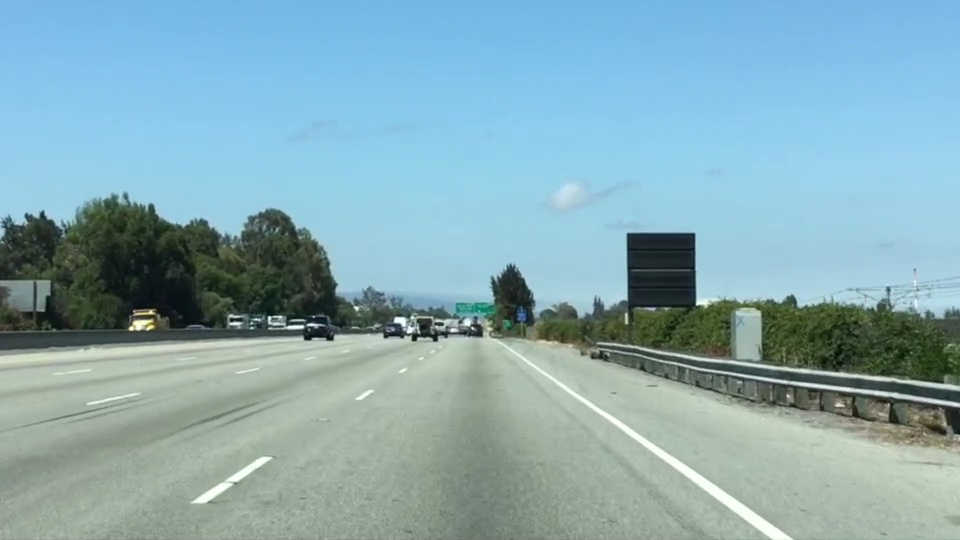
#> input picture color_detection/image_lane_c.jpg, 960 x 540 px, given in place of the camera
$ jupyter execute edge_detection_webcam.ipynb   (older library calls are emulated)
#> lines starting #> are read from the running program, lines starting #| are printed output that depends on the picture; after the words box and inside, x2 and y2 are one past the last pixel; in counts of white or black regions, pixels touching at a corner belong together
#> further down, frame is the input picture: shape (540, 960, 3); mean B, G, R 179.2, 171.1, 135.5
[cell 1]
import matplotlib.pyplot as plt
import matplotlib.image as mpimg
import numpy as np
import cv2

[cell 2]
def LiveCamEdgeDetection_canny(image_color):
    threshold1=30
    threshold2=80

    img_gray=cv2.cvtColor(image_color,cv2.COLOR_BGR2GRAY)
    canny=cv2.Canny(img_gray,threshold1,threshold2)

    return canny

[cell 3]
def LiveCamEdgeDetection_Laplace(image_color):


    img_gray=cv2.cvtColor(image_color,cv2.COLOR_BGR2GRAY)
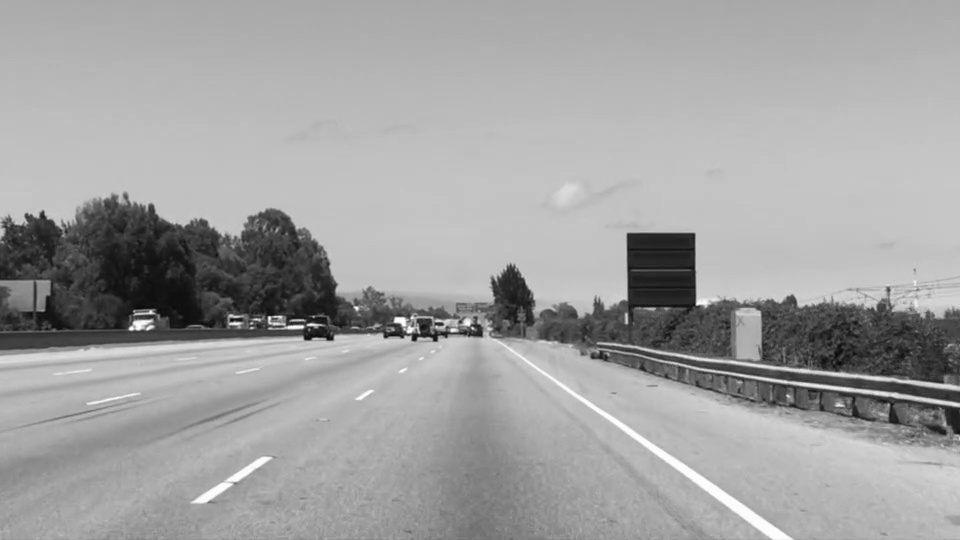
#> img_gray: shape (540, 960); min 6, max 254, mean 161.4
    width=img_gray.shape[0]
#> width = 540
    Height=img_gray.shape[1]
#> Height = 960


    M_rotation=cv2.getRotationMatrix2D((width/2,Height/2),
                                       180,1)
    rotated_image=cv2.warpAffine(img_gray,M_rotation,(width,Height))
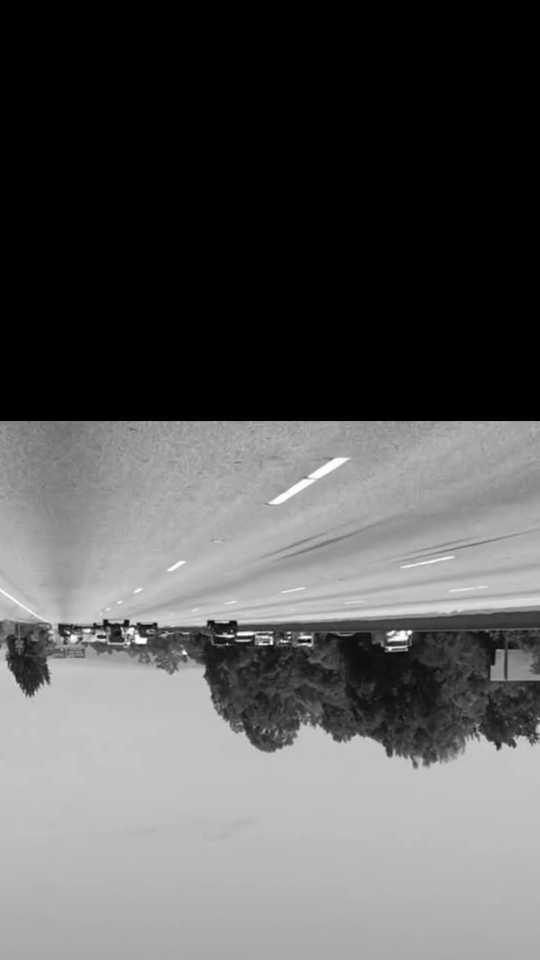
#> rotated_image: shape (960, 540); min 0, max 254, mean 88.6
    laplace=cv2.Laplacian(rotated_image,cv2.CV_64F)
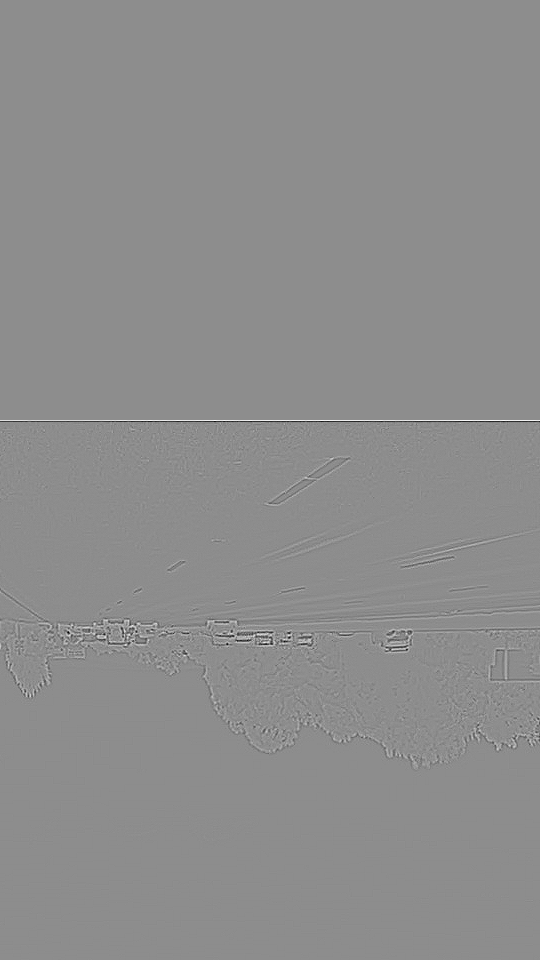
#> laplace: shape (960, 540) float64; min -213, max 172, mean 0; drawn with min black and max white
    return laplace

[cell 4]
def LiveCamEdgeDetection_Sobel(image_color):

    img_gray=cv2.cvtColor(image_color,cv2.COLOR_BGR2GRAY)
    x_sobel=cv2.Sobel(img_gray,cv2.CV_64F,1,0,ksize=7)
    y_sobel=cv2.Sobel(img_gray,cv2.CV_64F,0,1,ksize=7)

    return x_sobel

[cell 5]
cap=cv2.VideoCapture(0)
while True:
    ret,frame=cap.read()
    cv2.imshow("Live Edge Detection ", LiveCamEdgeDetection_Laplace(frame))
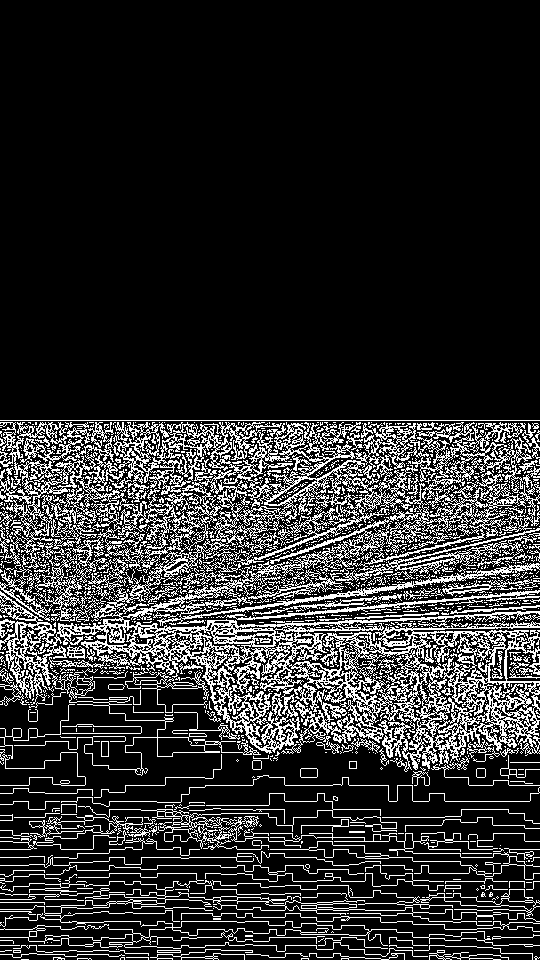
#> window 'Live Edge Detection ': shape (960, 540); 18% white in thin lines or dots, all inside (x1, y1, x2, y2) = (0, 420, 540, 960)
    cv2.imshow("WebCam Video", frame)

    if cv2.waitKey(2)==13:
#> (key Esc is pressed here)
        break

cap.release()

cv2.destroyAllWindows()

$ run again, on color_detection/Find_Truck_color.jpg
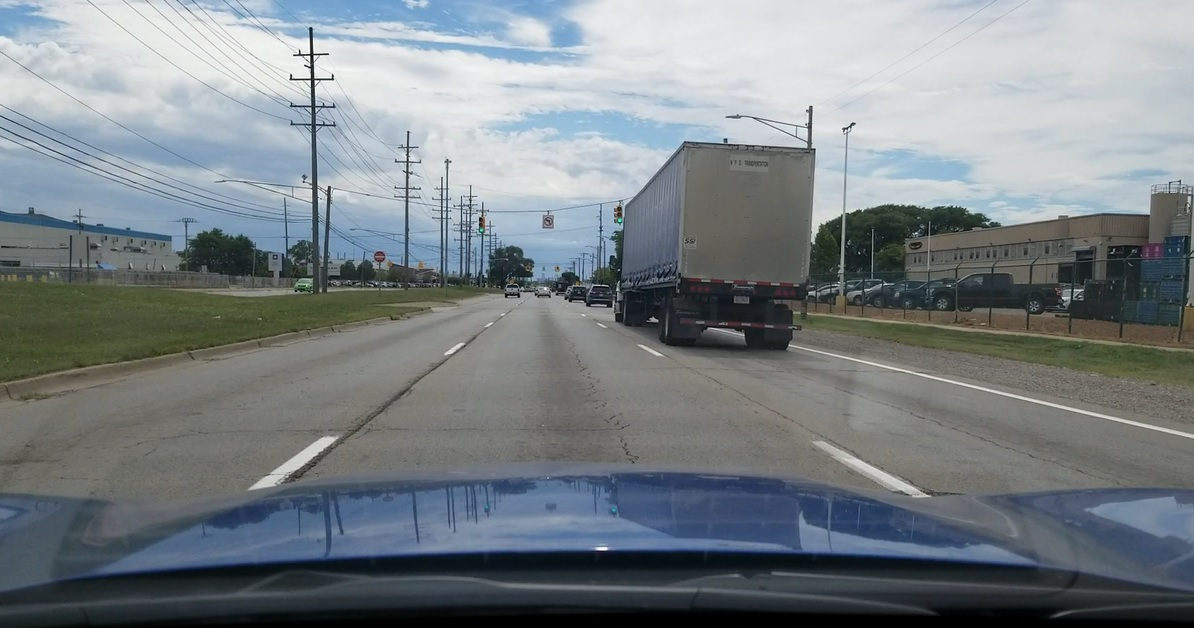
#> input picture color_detection/Find_Truck_color.jpg, 1194 x 628 px, given in place of the camera
#> frame is the input picture: shape (628, 1194, 3); mean B, G, R 133.3, 129, 121.6
#> in LiveCamEdgeDetection_Laplace, `laplace=cv2.Laplacian(rotated_image,cv2.CV_64F)`:
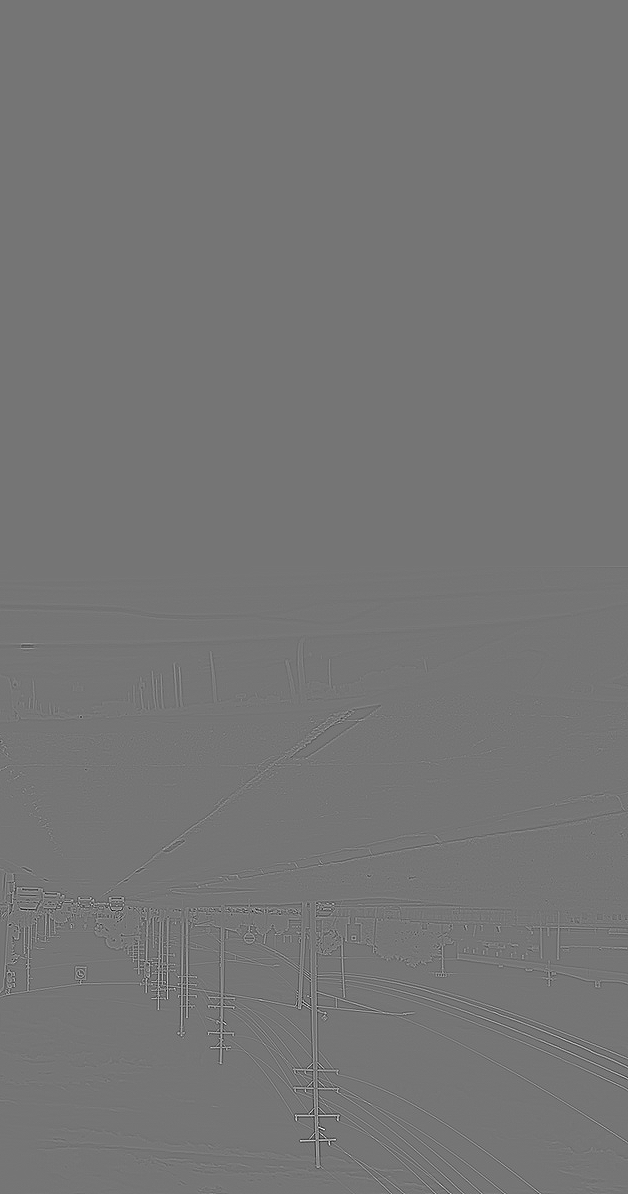
#> laplace: shape (1194, 628) float64; min -375, max 436, mean 0; drawn with min black and max white
#> `cv2.imshow("Live Edge Detection ", LiveCamEdgeDetection_Laplace(frame))`:
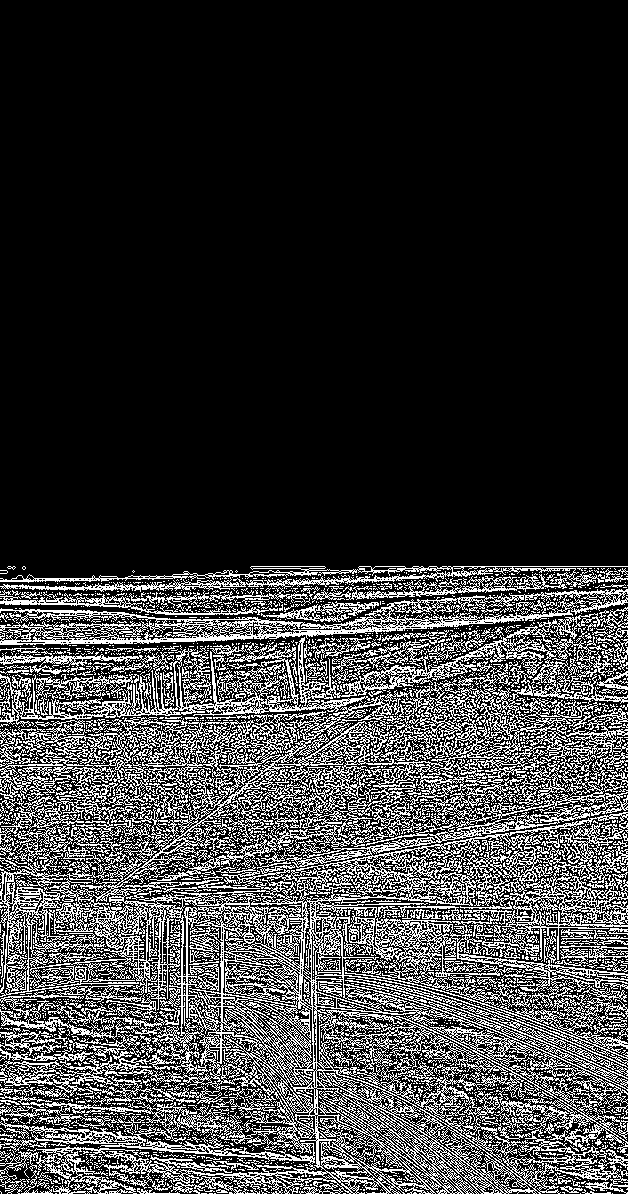
#> window 'Live Edge Detection ': shape (1194, 628); 23.2% white in thin lines or dots, all inside (x1, y1, x2, y2) = (0, 566, 628, 1194)
